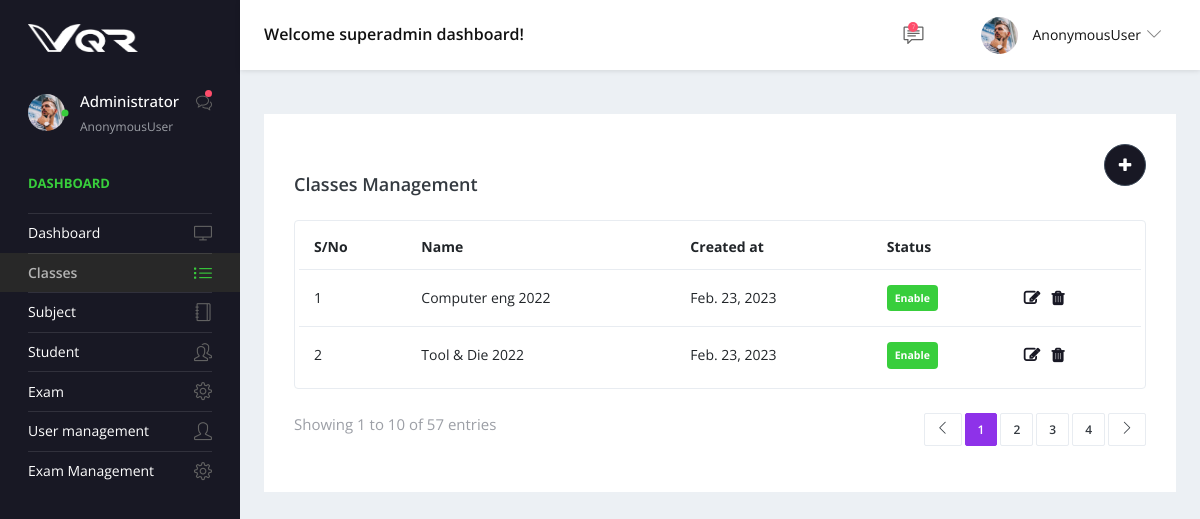
The page /classes on the database as committed earlier.
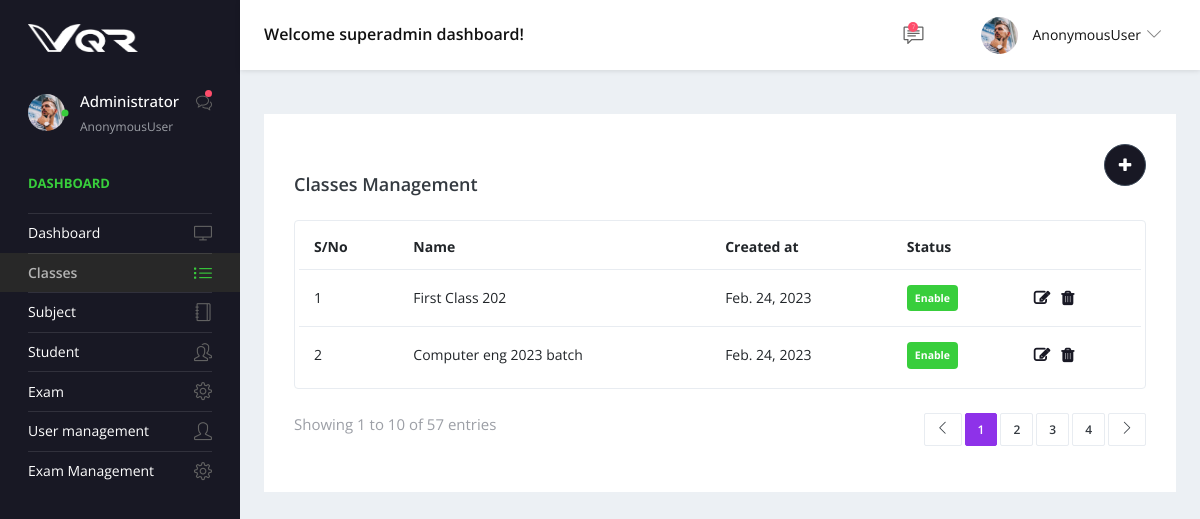
The same page on the database as committed later.
### app/models.py (models this page shows)
class common_table(models.Model):
    created_by = models.ForeignKey(User, related_name="%(app_label)s_%(class)s_ownership",on_delete=models.CASCADE,null=True)
    created_dt = models.DateField(auto_now=True)
    updated_by =  models.ForeignKey(User, related_name="%(app_label)s_%(class)s_ownership1",on_delete=models.CASCADE,null=True)
    updated_dt = models.DateField(null=True)
    created_tm = models.TimeField(auto_now=True)
    updated_tm = models.TimeField(null=True)
    status = models.CharField(max_length=10, null=True)
    class Meta:
        abstract = True

class Class_master(common_table):
    name  = models.CharField(max_length=25,null=True)

### app/views.py (the view)
# urls.py: path('classes',views.classes,name='classes'),
def classes(request):
    data = Class_master.objects.all()
    context = {
        'data':data
    }
    return render(request,'classes.html',context)

### app/templates/classes.html (shortened to what this page needs)
{% extends 'base.html' %}
{% block content %}
<div class="content-wrapper">
    <div class="row">
      <div class="col-md-12 grid-margin stretch-card">
        <div class="card">
          <div class="card-body">
            <a href="{% url 'create_class' %}">
            <button style=" float: right;background: #181824;" type="button" class="btn btn-dark btn-rounded btn-icon">
                <i class="fa fa-plus m-1"></i>
              </button>
          </a>
            <br>
            <div class="d-sm-flex align-items-center mb-4">
              <h4 class="card-title mb-sm-0 mt-2">Classes Management</h4>
            </div>
            <div class="table-responsive border rounded p-1">
              <table class="table">
                <thead>
                  <tr>
                    <th class="font-weight-bold"> S/No</th>
                    <th class="font-weight-bold">Name</th>
                    <th class="font-weight-bold">Created at</th>
                    <th class="font-weight-bold">Status</th>
                    <th>
                    </th>
                  </tr>
                </thead>
                <tbody>
                  {% for i in data %}
                  <tr>
                    <td>{{forloop.counter}}</td>
                    <td>
                   {{i.name}}
                    </td>
                    <td>{{i.created_dt}}</td>
                    <td>
                      <div class="badge badge-success p-2">Enable</div>
                    </td>
                    <td>
                        <a href=""> <i style="color: #181824;
                            font-weight: bold;
                            font-size: 16px;" class="fa fa-edit"></i></a>
                        <a href="" class="m-2"> <i style="color: #181824;
                            font-weight: bold;
                            font-size: 16px;" class="fa fa-trash"></i></a>
                    </td>
                  </tr>
                  {% endfor %}
                </tbody>
              </table>
            </div>
            <div class="d-flex mt-4 flex-wrap">
              <p class="text-muted">Showing 1 to 10 of 57 entries</p>
              <nav class="ml-auto">
                <ul class="pagination separated pagination-info">
                  <li class="page-item"><a href="#" class="page-link"><i class="icon-arrow-left"></i></a></li>
                  <li class="page-item active"><a href="#" class="page-link">1</a></li>
                  <li class="page-item"><a href="#" class="page-link">2</a></li>
                  <li class="page-item"><a href="#" class="page-link">3</a></li>
                  <li class="page-item"><a href="#" class="page-link">4</a></li>
                  <li class="page-item"><a href="#" class="page-link"><i class="icon-arrow-right"></i></a></li>
                </ul>
              </nav>
            </div>
          </div>
        </div>
      </div>
    </div>
  </div>
{% endblock %}

Rows that differ between the two databases and show on the page:
removed Class_master: name "Computer eng 2022", created_dt "Feb. 23, 2023"
removed Class_master: name "Tool & Die 2022", created_dt "Feb. 23, 2023"
added Class_master: name "First Class 202", created_dt "Feb. 24, 2023"
added Class_master: name "Computer eng 2023 batch", created_dt "Feb. 24, 2023"
